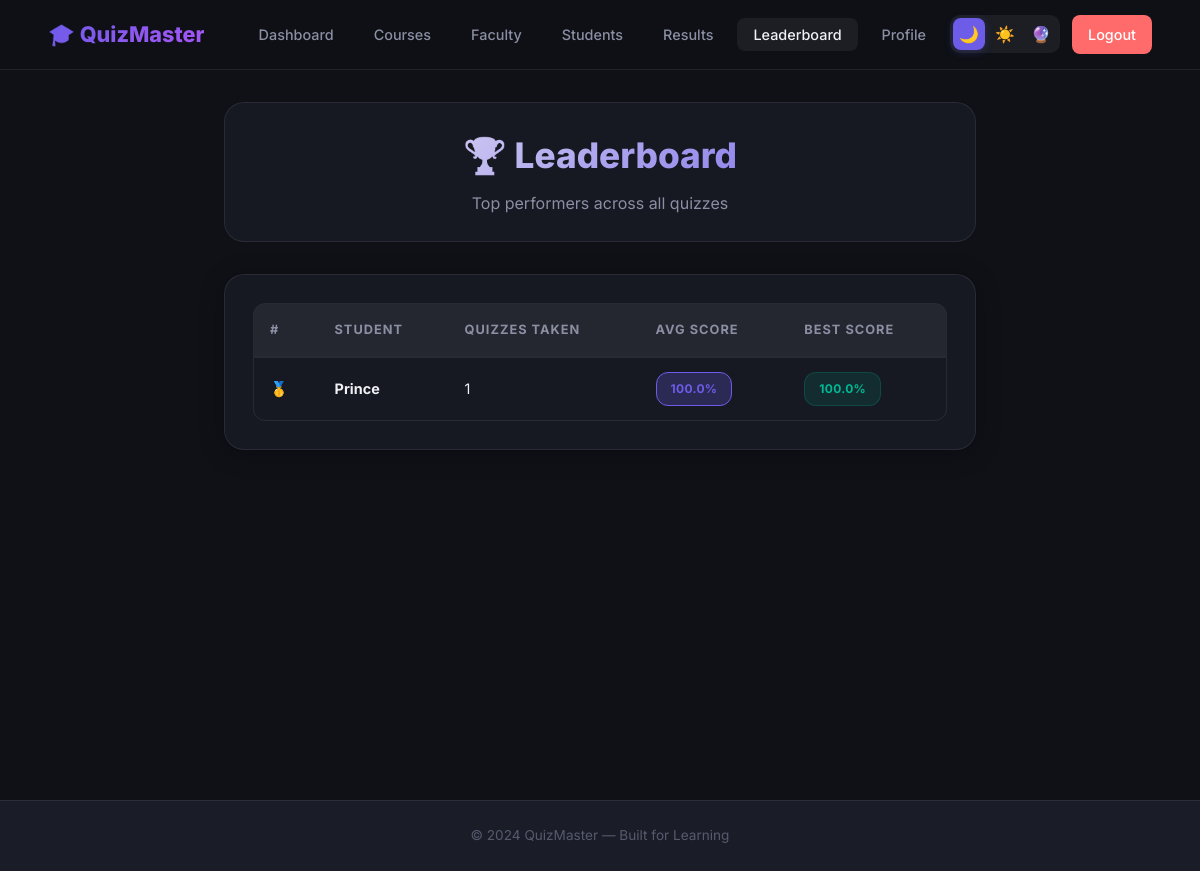
/leaderboard (signed in), run on the app's committed database.
### tables this page shows
CREATE TABLE users (
        id INTEGER PRIMARY KEY AUTOINCREMENT,
        name TEXT NOT NULL,
        email TEXT UNIQUE NOT NULL,
        password TEXT NOT NULL,
        role TEXT NOT NULL DEFAULT 'student',
        created_at TIMESTAMP DEFAULT CURRENT_TIMESTAMP
    );

### app.py (the view)
@app.route("/leaderboard")
def leaderboard():
    conn = get_db()
    results = conn.execute("""
        SELECT u.name, COUNT(qa.id) as attempts,
               ROUND(AVG(qa.percentage), 1) as avg_score,
               MAX(qa.percentage) as best_score
        FROM quiz_attempts qa JOIN users u ON qa.user_id = u.id
        WHERE qa.completed_at IS NOT NULL
        GROUP BY qa.user_id ORDER BY avg_score DESC LIMIT 20
    """).fetchall()
    conn.close()
    return render_template("leaderboard.html", results=results)

### app.py (called while the page is built)
@login_manager.user_loader
def load_user(user_id):
    conn = get_db()
    user = conn.execute("SELECT * FROM users WHERE id = ?", (user_id,)).fetchone()
    conn.close()
    if user:
        return User(user["id"], user["name"], user["email"], user["password"], user["role"], user["created_at"])
    return None

@app.context_processor
def inject_theme():
    theme = request.cookies.get("theme", "dark")
    return dict(current_theme=theme)

### database.py (called while the page is built)
def get_db():
    conn = sqlite3.connect(DB_PATH)
    conn.row_factory = sqlite3.Row
    conn.execute("PRAGMA foreign_keys = ON")
    return conn

### templates/leaderboard.html (shortened to what this page needs)
{% extends "base.html" %}
{% block content %}
<div class="page-wrapper">
  <div class="container" style="max-width:800px;">
    <div class="page-header text-center animate-in">
      <h1>🏆 Leaderboard</h1>
      <p>Top performers across all quizzes</p>
    </div>
    {% if results %}
    <div class="card animate-in">
      <div class="table-wrapper">
        <table>
          <thead>
            <tr><th>#</th><th>Student</th><th>Quizzes Taken</th><th>Avg Score</th><th>Best Score</th></tr>
          </thead>
          <tbody>
            {% for r in results %}
            <tr>
              <td>
                {% if loop.index == 1 %}🥇
                {% elif loop.index == 2 %}🥈
                {% elif loop.index == 3 %}🥉
                {% else %}{{ loop.index }}{% endif %}
              </td>
              <td><strong>{{ r['name'] }}</strong></td>
              <td>{{ r['attempts'] }}</td>
              <td><span class="badge badge-accent">{{ r['avg_score'] }}%</span></td>
              <td><span class="badge badge-success">{{ r['best_score'] }}%</span></td>
            </tr>
            {% endfor %}
          </tbody>
        </table>
      </div>
    </div>
    {% else %}
    <div class="card empty-state animate-in">
      <div class="empty-icon">🏆</div>
      <h3>No Results Yet</h3>
      <p>Be the first to take a quiz and appear on the leaderboard!</p>
    </div>
    {% endif %}
  </div>
</div>
{% endblock %}

### static/css/style.css (style rules this page uses)
:root { --font: 'Inter', -apple-system, sans-serif; }
[data-theme="dark"] { --bg-primary: #0f1117; --bg-secondary: #1a1d27; --bg-card: rgba(26, 29, 39, .75); --bg-card-hover: rgba(30, 34, 48, .9); --bg-input: rgba(255, 255, 255, .06); --text-primary: #f0f0f5; --text-secondary: #8b8fa3; --text-muted: #555a6e; --border: rgba(255, 255, 255, .08); --border-hover: rgba(255, 255, 255, .15); --accent: #6c5ce7; --accent-hover: #7f70f0; --accent-glow: rgba(108, 92, 231, .25); --success: #00b894; --error: #ff6b6b; --warning: #fdcb6e; --info: #74b9ff; --gradient-primary: linear-gradient(135deg, #6c5ce7, #a855f7); --gradient-hero: linear-gradient(135deg, #0f1117 0%, #1a1040 50%, #0f1117 100%); --shadow-card: 0 4px 24px rgba(0, 0, 0, .3); --shadow-lg: 0 12px 40px rgba(0, 0, 0, .4); --nav-bg: rgba(15, 17, 23, .85); }
*, *::before, *::after { box-sizing: border-box; margin: 0; padding: 0; }
html { scroll-behavior: smooth; }
body { font-family: var(--font); background: var(--bg-primary); color: var(--text-primary); line-height: 1.6; min-height: 100vh; transition: background .3s, color .3s; }
.container { max-width: 1200px; margin: 0 auto; padding: 0 24px; }
.page-wrapper { min-height: calc(100vh - 70px); padding: 32px 0 60px; }
.card { background: var(--bg-card); backdrop-filter: blur(12px); -webkit-backdrop-filter: blur(12px); border: 1px solid var(--border); border-radius: 20px; padding: 28px; box-shadow: var(--shadow-card); transition: all .3s cubic-bezier(0.4, 0, 0.2, 1); }
.table-wrapper { overflow-x: auto; border-radius: 12px; border: 1px solid var(--border); }
table { width: 100%; border-collapse: collapse; }
th { text-align: left; padding: 16px; color: var(--text-secondary); font-size: .8rem; font-weight: 700; text-transform: uppercase; letter-spacing: 1px; border-bottom: 2px solid var(--border); background: var(--bg-input); position: sticky; top: 0; z-index: 10; }
td { padding: 14px 16px; border-top: 1px solid var(--border); font-size: .9rem; }
.badge { display: inline-flex; align-items: center; padding: 6px 14px; border-radius: 12px; font-size: .75rem; font-weight: 700; letter-spacing: 0.3px; border: 1px solid transparent; }
.badge-success { background: rgba(0, 184, 148, .12); color: var(--success); border-color: rgba(0, 184, 148, .2); }
.badge-accent { background: var(--accent-glow); color: var(--accent); border-color: var(--accent); }
.page-header { margin-bottom: 32px; background: var(--bg-card); padding: 24px; border-radius: 20px; border: 1px solid var(--border); backdrop-filter: blur(10px); box-shadow: var(--shadow-md); }
.page-header h1 { font-size: 2.2rem; font-weight: 800; background: linear-gradient(135deg, var(--text-primary) 0%, var(--accent) 100%); -webkit-background-clip: text; -webkit-text-fill-color: transparent; margin-bottom: 8px; }
.page-header p { color: var(--text-secondary); }
.animate-in { animation: fadeIn .4s ease both; }
.animate-in:nth-child(1) { animation-delay: .05s; }
.animate-in:nth-child(2) { animation-delay: .1s; }
.text-center { text-align: center; }

### data on the page
users: name "Prince", attempts "1", avg_score "100.0", best_score "100.0"
